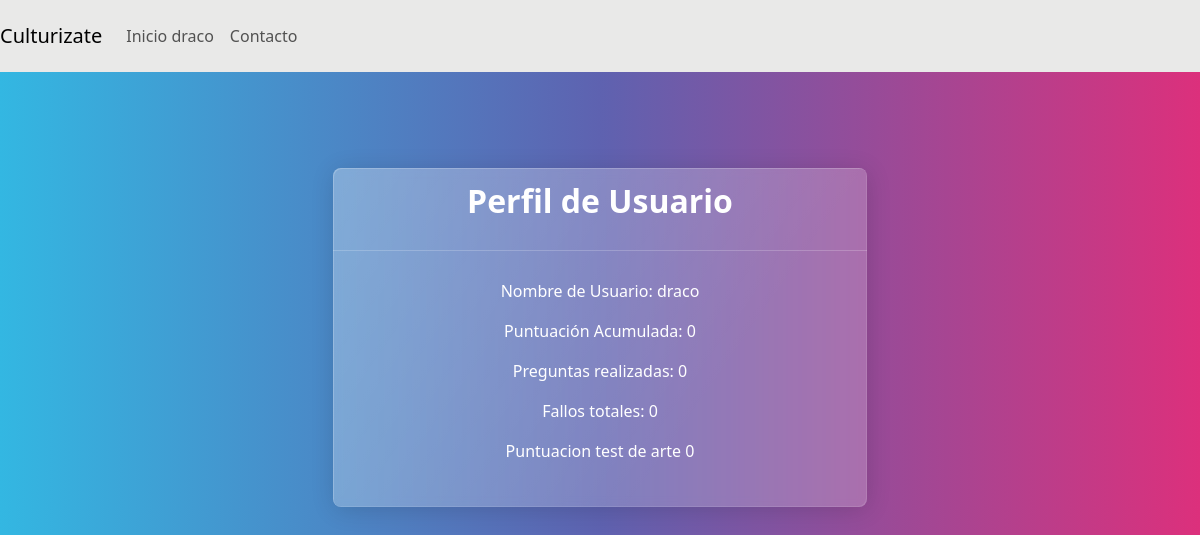
The page /perfil/ (signed in) on the database its author committed.
### culturizateApp/models.py (models this page shows)
class UserProfile(AbstractUser):
    name = models.CharField(max_length=255)
    surname=models.CharField(max_length=200)
    email = models.EmailField()
    done=models.IntegerField(default=0)
    correct_answers=models.IntegerField(default=0)
    fails=models.IntegerField(default=0)
    fails_avg=models.IntegerField(default=0)
    score = models.IntegerField(default=0)
    art_score=models.IntegerField(default=0)
    iq_score=models.IntegerField(default=0)
    culture_score=models.IntegerField(default=0)
    attempts = models.IntegerField(default=0)
    informatica_score=models.IntegerField(default=0)
    ciencia_score=models.IntegerField(default=0)
    historia_score=models.IntegerField(default=0)
    geopolitica_score=models.IntegerField(default=0)
    curiosidades_score=models.IntegerField(default=0)
    espiritualidad_score=models.IntegerField(default=0)
    historia_score=models.IntegerField(default=0)
    sociedad_points=models.IntegerField(default=0)
    sociedad_actual_score=models.IntegerField(default=0)
    sociedad_last_score=models.IntegerField(default=0)
    sociedad_test_score=models.IntegerField(default=0)
    sociedad_test_message=models.CharField(max_length=100)
    art_actual_score=models.IntegerField(default=0)
    art_last_score=models.IntegerField(default=0)
    art_test_score=models.IntegerField(default=0)
    art_test_message=models.CharField(max_length=100)
    art_attempts=models.IntegerField(default=2)
    iq_attempts=models.IntegerField(default=2)
    culture_attempts=models.IntegerField(default=2)
    art_success=models.IntegerField(default=0)
    art_errors=models.IntegerField(default=0)
    round=models.IntegerField(default=0)
    art_test_score=models.IntegerField(default=0)
    initial_score=models.IntegerField(default=0)

### culturizateApp/views.py (the view)
# urls.py: path("perfil/",views.perfil,name='perfil'),
def perfil(request):
    return render(request,'perfil.html')

### culturizateApp/templates/perfil.html
{% extends 'base.html' %}
{% block content %}
  <div class="container mt-5">
    <div class="row justify-content-center">
      <div class="col-md-6">
        <div class="card">
          <div class="card-header">
            <h2 class="text-center">Perfil de Usuario</h2>
          </div>
          <div class="card-body text-center">
            <p>Nombre de Usuario: {{ user.username }}</p>
            <p>Puntuación Acumulada: {{ user.score }}</p>
            <p>Preguntas realizadas: {{ user.done }}</p>
            <p>Fallos totales: {{ user.fails }}</p>
            <p>Puntuacion test de arte {{ user.art_last_score}}</p>
        </div>
    </div>
</div>
</div>
</div>
{% endblock%}

### culturizateApp/templates/base.html (shortened to what this page needs)
{% load static %}
{% load crispy_forms_tags %}
<!DOCTYPE html>
<html lang="en">
  <head>
    <link rel="stylesheet" href="https://bootswatch.com/5/quartz/bootstrap.min.css">
  </head>
  <body>
    <nav class="navbar navbar-expand-lg navbar-light bg-light">
      <a class="navbar-brand" href="{% url 'profile' %}">Culturizate</a>
      <div class="collapse navbar-collapse" id="navbarNav">
        <ul class="navbar-nav">
          <li class="nav-item active">
            <a class="nav-link" href="{% url 'profile' %}">Inicio <span class="sr-only">{{ user }}</span></a>
          </li>
          <li class="nav-item">
            <a class="nav-link" href="#">Contacto</a>
          </li>
        </ul>
      </div>
    </nav>
    <div class="container">
      {% block content %}{% endblock %}
    </div>
  </body>
</html>

### rows shown on the page
UserProfile: is_active+password+username "draco", username "draco", score "0", done "0", fails "0", art_last_score "0"
